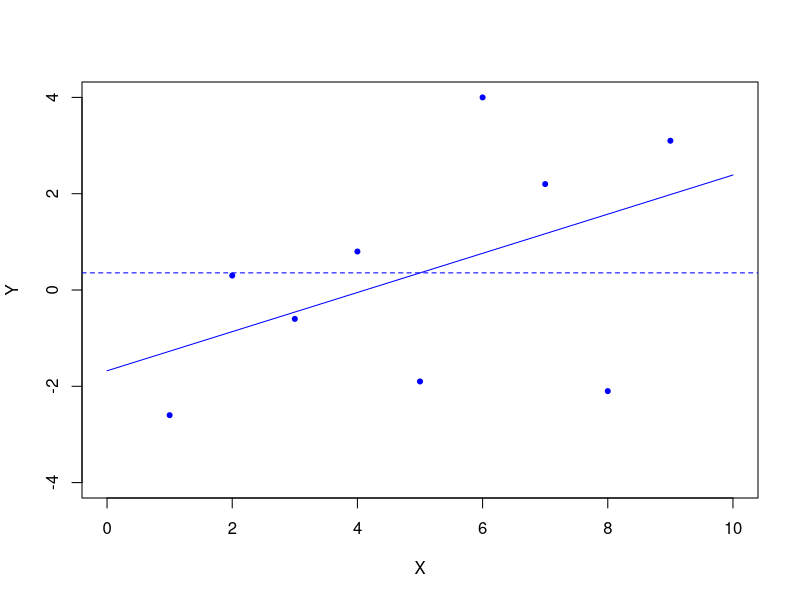

The R script that drew this image:
## ---- chunk 1
x=seq(1,9)
y=c(-2.6,0.3,-0.6,0.8,-1.9,4,2.2,-2.1,3.1)
plot(x,y,xlab="X",ylab="Y",xlim=c(0,10),ylim=c(-4,4),col="blue",pch=20)
u=lm(y~x)
abline(h=mean(y),lty=2,col="blue")
lines(c(0,10),u$coefficients[1]+u$coefficients[2]*c(0,10),col="blue")
## ---- chunk 2
options(scipen=99)

#library(alr4) # Set library

#data("fuel2001") # Load in fuel data

#X=read.csv("datasets/Fuel2001.csv",row.names = 1)

X=matrix(0,ncol=9,nrow=51)
X=as.data.frame(X)
row.names(X)=c("AL","AK","AZ","AR","CA","CO","CT","DE","DC","FL","GA","HI","ID","IL","IN","IA","KS","KY","LA",
"ME","MD","MA","MI","MN","MS","MO","MT","NE","NV","NH","NJ","NM","NY","NC","ND","OH","OK","OR",
"PA","RI","SC","SD","TN","TX","UT","VT","VA","WA","WV","WI","WY")

colnames(X)=c("Drivers","FuelC","Income","Miles","MPC","Pop","Tax","Dlic","Fuel")  

X$Drivers=c(3559897,472211,3550367,1961883,21623793,3287922,2650374,564099,328094,12743403
,5833802,787820,896666,7809500,4116924,1978748,1871301,2756634,2718209,942556
,3451966,4610666,6976982,2961236,1859487,3862300,683351,1267284,1420714,941829
,5715089,1231701,11014805,5884651,455921,7736115,2172394,2534464,8226202,660435
,2849885,544997,4188317,13045727,1495887,515348,4920753,4237845,1316955,3667497,370713)

X$FuelC=
c(2382507,235400,2428430,1358174,14691753,2048664,1458279,382043,148769,7471117
,4693703,404684,609051,5015217,3120985,1475812,1236951,2085629,2151437,590093
,2460545,2720510,4904689,2545530,1476477,2958880,467567,812247,945643,662475
,3911837,885829,5536612,4060592,334544,5028276,1751701,1487269,5024671,399113
,2217141,402472,2837567,10637488,945531,331183,3765718,2622633,818516,2418289
,321847)

X$Income=c(23.471,30.064,25.578,22.257,32.275,32.949,40.640,31.255,37.383,28.145,27.940,28.221,24.180
,32.259,27.011,26.723,27.816,24.294,23.334,25.623,33.872,37.992,29.612,32.101,20.993,27.445
,22.569,27.829,30.529,33.332,36.983,22.203,34.547,27.194,25.068,28.400,23.517,28.350,29.539
,29.685,24.321,26.115,26.239,27.871,23.907,26.901,31.162,31.528,21.915,28.232,27.230)

X$Miles=c(94440,13628,55245,98132,168771,85854,20910,5814,1534,117299,115534,4278,46310,
138359,94038,113437,134725,78914,60829,22672,30622,35408,121790,132280,73701,124324
,69503,92766,38658,15508,36175,59883,112961,101195,86591,117267,112694,66784,119985
,6053,66167,83560,87826,300767,42208,14291,70721,80985,36997,112663,27292)

X$MPC=c(12737.00,7639.16,9411.55,11268.40,8923.89,9722.73,9021.35,10891.30,6555.94,9531.23
,13248.60,7108.75,10879.40,8239.09,12916.90,10258.40,10656.70,11301.70,9505.31,11320.00
,9673.67,8310.86,9959.45,10728.30,12286.80,12012.80,10965.00,10567.40,9796.15,
9923.45
,8099.59,12571.40,6876.49,11186.00,11322.40,9371.29,12612.90,9907.26,8092.07,7625.00
,11469.60,11298.90,11610.60,10458.40,11291.30,15688.40,10259.50,8981.59,10946.10,10337.40,17494.90)

X$Pop=c(3451586,457728,3907526,2072622,25599275,3322455,2651452,610269,468575,12741821
,6250708,949184,969166,9530327,4682392,2281002,2058489,3161283,3394854,1010273
,4085342,5008007,7628170,3782817,2160165,4292175,701423,1314974,1537896,960593
,6545471,1370134,14797284,6291182,502176,8789530,2665966,2673283,9693987,827474
,3115130,577391,4445987,15618097,1598531,479265,5529436,4552631,1455370,4156609
,381882)

X$Tax=c(18.00,8.00,18.00,21.70,18.00,22.00,25.00,23.00,20.00,13.60,7.50,16.00,25.00,19.00,15.00,20.00
,21.00,16.40,20.00,22.00,23.50,21.00,19.00,20.00,18.40,17.00,27.00,24.50,24.75,19.50,10.50,18.50
,22.00,24.10,21.00,22.00,17.00,24.00,26.00,29.00,16.00,22.00,20.00,20.00,24.50,20.00,17.50,23.00
,25.65,27.30,14.00)

X$Dlic=c(103.13801,103.16411,90.85972,94.65706,84.47033,98.96062,99.95934,92.43448
,70.01953,100.01242,93.33026,82.99971,92.51934,81.94367,87.92352,86.74907
,90.90653,87.19985,80.06851,93.29716,84.49638,92.06589,91.46338,78.28124
,86.08079,89.98468,97.42352,96.37331,92.38037,98.04662,87.31364,89.89639
,74.43802,93.53808,90.78909,88.01512,81.48619,94.80717,84.85881,79.81338
,91.48527,94.38959,94.20444,83.52956,93.57885,107.52882,88.99195,93.08562
,90.48936,88.23291,97.07527)

X$Fuel=c(690.2644,514.2792,621.4751,655.2927,573.9129,616.6115,549.9926,626.0239,317.4924,586.3461
,750.9074,426.3494,628.4279,526.2377,666.5365,647.0016,600.9024,659.7413,633.7348,584.0926
,602.2862,543.2321,642.9706,672.9191,683.5020,689.3661,666.5978,617.6905,614.8940,689.6521
,597.6403,646.5273,374.1641,645.4418,666.1887,572.0756,657.0605,556.3455,518.3286,482.3269
,711.7331,697.0528,638.2311,681.1001,591.4999,691.0227,681.0311,576.0697,562.4109,581.7937
,842.7918)

#X=transform(X,Dlic=100*Drivers/Pop,Fuel=1000*FuelC/Pop,Income=Income/1000) 
# Transform covariates


# Model k (Mk) includes variables 1,2,..,k with M0 denoting the null model.

# Fitting the models sequentially from the null model M0 to the full model M4.

M0=lm(Fuel~1,data=X)
M1=lm(Fuel~Dlic,data=X)
M2=lm(Fuel~Dlic+Tax,data=X)
M3=lm(Fuel~Dlic+Tax+Income,data=X)
M4=lm(Fuel~Dlic+Tax+Income+log(Miles),data=X)

# Sequential sum-of-squares

SS1=round(sum(M0$residuals^2)-sum(M1$residuals^2),0)
SS2=round(sum(M1$residuals^2)-sum(M2$residuals^2),0)
SS3=round(sum(M2$residuals^2)-sum(M3$residuals^2),0)
SS4=round(sum(M3$residuals^2)-sum(M4$residuals^2),0)
SSres=round(sum(M4$residuals^2),0)

MSres=round(sum(M4$residuals^2)/M4$df.residual,0)


Q2=lm(Fuel~Dlic+Income+log(Miles),data=X) # Fit linear model without tax

SQ2=round(sum(Q2$residuals^2),0)

F_stat=round((sum(Q2$residuals^2)-sum(M4$residuals^2))/MSres,2) # F-statistic

#1-pf(F_stat,1,M4$df.residual) # p-value - equivalent to the p-value in the table

